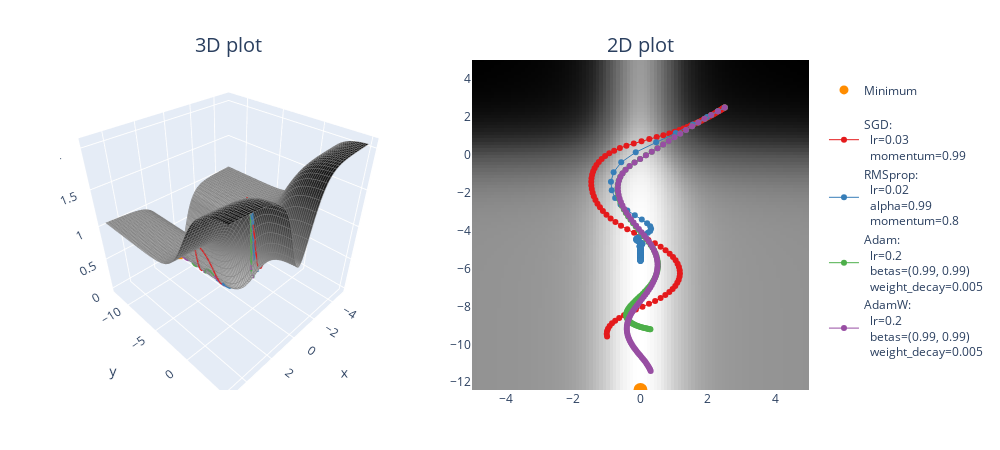

This figure's notebook cell:
### Markdown cell above
### Exercise - experiment with different optimizers & params

> ```yaml
> Difficulty: 🔴🔴⚪⚪⚪
> Importance: 🔵🔵🔵⚪⚪
> 
> You should spend up to 20-30 minutes on this exercise.
> ```

We've given you a function below which works just like `opt_fn_with_sgd` from earlier, but takes in a general optimizer and hyperparameters (as a dictionary of keyword arguments like `lr` and `momentum`).

You should use this function to play around with different optimizers and hyperparameters, comparing their performance. The code below gives one example of such a comparison, run it now and see what you get:

### Code cell
def opt_fn(
    fn: Callable,
    xy: Tensor,
    optimizer_class,
    optimizer_hyperparams: dict,
    n_iters: int = 100,
) -> Tensor:
    """Optimize the a given function starting from the specified point.

    optimizer_class: one of the optimizers you've defined, either SGD, RMSprop, or Adam
    optimzer_kwargs: keyword arguments passed to your optimiser (e.g. lr and weight_decay)
    """
    assert xy.requires_grad

    optimizer = optimizer_class([xy], **optimizer_hyperparams)

    xy_list = [
        xy.detach().clone()
    ]  # so that we don't unintentionally modify past values in `xy_list`

    for i in range(n_iters):
        fn(xy[0], xy[1]).backward()
        optimizer.step()
        optimizer.zero_grad()
        xy_list.append(xy.detach().clone())

    return t.stack(xy_list)


points = []

optimizer_list = [
    (SGD, {"lr": 0.03, "momentum": 0.99}),
    (RMSprop, {"lr": 0.02, "alpha": 0.99, "momentum": 0.8}),
    (Adam, {"lr": 0.2, "betas": (0.99, 0.99), "weight_decay": 0.005}),
    (AdamW, {"lr": 0.2, "betas": (0.99, 0.99), "weight_decay": 0.005}),
]

for optimizer_class, params in optimizer_list:
    xy = t.tensor([2.5, 2.5], requires_grad=True)
    xys = opt_fn(
        pathological_curve_loss,
        xy=xy,
        optimizer_class=optimizer_class,
        optimizer_hyperparams=params,
    )
    points.append((xys, optimizer_class, params))

plot_fn_with_points(pathological_curve_loss, min_points=[(0, "y_min")], points=points)
